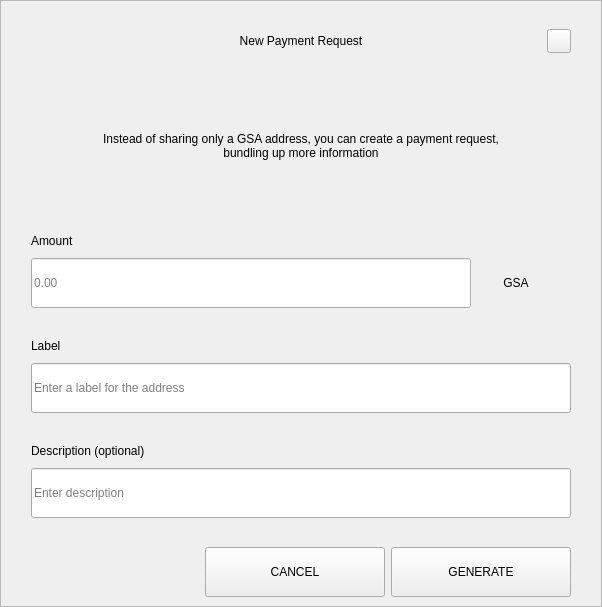
<?xml version="1.0" encoding="UTF-8"?>
<ui version="4.0">
 <class>RequestDialog</class>
 <widget class="QDialog" name="RequestDialog">
  <property name="geometry">
   <rect>
    <x>0</x>
    <y>0</y>
    <width>602</width>
    <height>607</height>
   </rect>
  </property>
  <property name="windowTitle">
   <string>Dialog</string>
  </property>
  <layout class="QVBoxLayout" name="verticalLayout_5">
   <property name="spacing">
    <number>0</number>
   </property>
   <property name="leftMargin">
    <number>0</number>
   </property>
   <property name="topMargin">
    <number>0</number>
   </property>
   <property name="rightMargin">
    <number>0</number>
   </property>
   <property name="bottomMargin">
    <number>0</number>
   </property>
   <item>
    <widget class="QFrame" name="frame">
     <property name="styleSheet">
      <string notr="true"/>
     </property>
     <property name="frameShape">
      <enum>QFrame::StyledPanel</enum>
     </property>
     <property name="frameShadow">
      <enum>QFrame::Raised</enum>
     </property>
     <layout class="QVBoxLayout" name="verticalLayout_4" stretch="1,0,0">
      <property name="spacing">
       <number>0</number>
      </property>
      <property name="leftMargin">
       <number>30</number>
      </property>
      <property name="topMargin">
       <number>20</number>
      </property>
      <property name="rightMargin">
       <number>30</number>
      </property>
      <property name="bottomMargin">
       <number>0</number>
      </property>
      <item>
       <layout class="QHBoxLayout" name="horizontalLayout_3">
        <property name="spacing">
         <number>0</number>
        </property>
        <item>
         <spacer name="horizontalSpacer_21">
          <property name="orientation">
           <enum>Qt::Horizontal</enum>
          </property>
          <property name="sizeHint" stdset="0">
           <size>
            <width>40</width>
            <height>20</height>
           </size>
          </property>
         </spacer>
        </item>
        <item>
         <widget class="QLabel" name="labelTitle">
          <property name="minimumSize">
           <size>
            <width>0</width>
            <height>40</height>
           </size>
          </property>
          <property name="maximumSize">
           <size>
            <width>16777215</width>
            <height>40</height>
           </size>
          </property>
          <property name="styleSheet">
           <string notr="true">padding-left:24px;</string>
          </property>
          <property name="text">
           <string>New Payment Request</string>
          </property>
          <property name="alignment">
           <set>Qt::AlignCenter</set>
          </property>
          <property name="margin">
           <number>7</number>
          </property>
         </widget>
        </item>
        <item>
         <spacer name="horizontalSpacer">
          <property name="orientation">
           <enum>Qt::Horizontal</enum>
          </property>
          <property name="sizeHint" stdset="0">
           <size>
            <width>40</width>
            <height>20</height>
           </size>
          </property>
         </spacer>
        </item>
        <item>
         <widget class="QPushButton" name="btnEsc">
          <property name="minimumSize">
           <size>
            <width>24</width>
            <height>24</height>
           </size>
          </property>
          <property name="maximumSize">
           <size>
            <width>24</width>
            <height>24</height>
           </size>
          </property>
          <property name="focusPolicy">
           <enum>Qt::NoFocus</enum>
          </property>
          <property name="text">
           <string/>
          </property>
         </widget>
        </item>
       </layout>
      </item>
      <item>
       <widget class="QStackedWidget" name="stack">
        <property name="minimumSize">
         <size>
          <width>540</width>
          <height>0</height>
         </size>
        </property>
        <property name="maximumSize">
         <size>
          <width>540</width>
          <height>16777215</height>
         </size>
        </property>
        <property name="currentIndex">
         <number>0</number>
        </property>
        <widget class="QWidget" name="page_1">
         <property name="minimumSize">
          <size>
           <width>540</width>
           <height>0</height>
          </size>
         </property>
         <property name="maximumSize">
          <size>
           <width>540</width>
           <height>16777215</height>
          </size>
         </property>
         <layout class="QVBoxLayout" name="layout1">
          <property name="spacing">
           <number>0</number>
          </property>
          <property name="leftMargin">
           <number>0</number>
          </property>
          <property name="topMargin">
           <number>0</number>
          </property>
          <property name="rightMargin">
           <number>0</number>
          </property>
          <property name="bottomMargin">
           <number>0</number>
          </property>
          <item>
           <spacer name="verticalSpacer_21">
            <property name="orientation">
             <enum>Qt::Vertical</enum>
            </property>
            <property name="sizeType">
             <enum>QSizePolicy::Fixed</enum>
            </property>
            <property name="sizeHint" stdset="0">
             <size>
              <width>20</width>
              <height>30</height>
             </size>
            </property>
           </spacer>
          </item>
          <item alignment="Qt::AlignHCenter">
           <widget class="QLabel" name="labelMessage">
            <property name="minimumSize">
             <size>
              <width>400</width>
              <height>50</height>
             </size>
            </property>
            <property name="text">
             <string>Instead of sharing only a GSA address, you can create a payment request, bundling up more information</string>
            </property>
            <property name="alignment">
             <set>Qt::AlignCenter</set>
            </property>
            <property name="wordWrap">
             <bool>true</bool>
            </property>
           </widget>
          </item>
          <item alignment="Qt::AlignBottom">
           <widget class="QWidget" name="containerAmount" native="true">
            <layout class="QVBoxLayout" name="verticalLayout">
             <property name="spacing">
              <number>9</number>
             </property>
             <property name="leftMargin">
              <number>0</number>
             </property>
             <property name="topMargin">
              <number>0</number>
             </property>
             <property name="rightMargin">
              <number>0</number>
             </property>
             <property name="bottomMargin">
              <number>0</number>
             </property>
             <item>
              <widget class="QLabel" name="labelSubtitleAmount">
               <property name="minimumSize">
                <size>
                 <width>350</width>
                 <height>16</height>
                </size>
               </property>
               <property name="maximumSize">
                <size>
                 <width>16777215</width>
                 <height>16</height>
                </size>
               </property>
               <property name="text">
                <string>Amount</string>
               </property>
              </widget>
             </item>
             <item alignment="Qt::AlignTop">
              <widget class="QWidget" name="layoutAmount" native="true">
               <layout class="QHBoxLayout" name="horizontalLayout" stretch="2,0">
                <property name="spacing">
                 <number>0</number>
                </property>
                <property name="leftMargin">
                 <number>0</number>
                </property>
                <property name="topMargin">
                 <number>0</number>
                </property>
                <property name="rightMargin">
                 <number>0</number>
                </property>
                <property name="bottomMargin">
                 <number>0</number>
                </property>
                <item>
                 <widget class="QLineEdit" name="lineEditAmount">
                  <property name="minimumSize">
                   <size>
                    <width>0</width>
                    <height>50</height>
                   </size>
                  </property>
                  <property name="maximumSize">
                   <size>
                    <width>16777215</width>
                    <height>50</height>
                   </size>
                  </property>
                  <property name="placeholderText">
                   <string notr="true">0.00</string>
                  </property>
                 </widget>
                </item>
                <item>
                 <widget class="QWidget" name="comboContainer" native="true">
                  <property name="minimumSize">
                   <size>
                    <width>100</width>
                    <height>50</height>
                   </size>
                  </property>
                  <property name="maximumSize">
                   <size>
                    <width>16777215</width>
                    <height>50</height>
                   </size>
                  </property>
                  <layout class="QHBoxLayout" name="horizontalLayout_31">
                   <property name="spacing">
                    <number>0</number>
                   </property>
                   <property name="leftMargin">
                    <number>0</number>
                   </property>
                   <property name="topMargin">
                    <number>0</number>
                   </property>
                   <property name="rightMargin">
                    <number>10</number>
                   </property>
                   <property name="bottomMargin">
                    <number>0</number>
                   </property>
                   <item>
                    <widget class="QLabel" name="comboBoxCoin">
                     <property name="text">
                      <string>GSA</string>
                     </property>
                     <property name="alignment">
                      <set>Qt::AlignCenter</set>
                     </property>
                    </widget>
                   </item>
                  </layout>
                 </widget>
                </item>
               </layout>
              </widget>
             </item>
            </layout>
           </widget>
          </item>
          <item>
           <spacer name="verticalSpacer_31">
            <property name="orientation">
             <enum>Qt::Vertical</enum>
            </property>
            <property name="sizeType">
             <enum>QSizePolicy::Fixed</enum>
            </property>
            <property name="sizeHint" stdset="0">
             <size>
              <width>20</width>
              <height>30</height>
             </size>
            </property>
           </spacer>
          </item>
          <item>
           <layout class="QVBoxLayout" name="verticalLayoutLabel">
            <property name="spacing">
             <number>9</number>
            </property>
            <item>
             <widget class="QLabel" name="labelSubtitleLabel">
              <property name="minimumSize">
               <size>
                <width>0</width>
                <height>16</height>
               </size>
              </property>
              <property name="maximumSize">
               <size>
                <width>16777215</width>
                <height>16</height>
               </size>
              </property>
              <property name="text">
               <string>Label</string>
              </property>
             </widget>
            </item>
            <item>
             <widget class="QLineEdit" name="lineEditLabel">
              <property name="minimumSize">
               <size>
                <width>0</width>
                <height>50</height>
               </size>
              </property>
              <property name="maximumSize">
               <size>
                <width>16777215</width>
                <height>50</height>
               </size>
              </property>
              <property name="placeholderText">
               <string>Enter a label for the address</string>
              </property>
             </widget>
            </item>
           </layout>
          </item>
          <item>
           <spacer name="verticalSpacer_34">
            <property name="orientation">
             <enum>Qt::Vertical</enum>
            </property>
            <property name="sizeType">
             <enum>QSizePolicy::Fixed</enum>
            </property>
            <property name="sizeHint" stdset="0">
             <size>
              <width>20</width>
              <height>30</height>
             </size>
            </property>
           </spacer>
          </item>
          <item>
           <layout class="QVBoxLayout" name="verticalLayoutDescription">
            <property name="spacing">
             <number>9</number>
            </property>
            <item>
             <widget class="QLabel" name="labelSubtitleDescription">
              <property name="minimumSize">
               <size>
                <width>0</width>
                <height>16</height>
               </size>
              </property>
              <property name="maximumSize">
               <size>
                <width>16777215</width>
                <height>16</height>
               </size>
              </property>
              <property name="text">
               <string>Description (optional)</string>
              </property>
             </widget>
            </item>
            <item>
             <widget class="QLineEdit" name="lineEditDescription">
              <property name="minimumSize">
               <size>
                <width>0</width>
                <height>50</height>
               </size>
              </property>
              <property name="maximumSize">
               <size>
                <width>16777215</width>
                <height>50</height>
               </size>
              </property>
              <property name="placeholderText">
               <string>Enter description</string>
              </property>
             </widget>
            </item>
            <item>
             <spacer name="verticalSpacer_4">
              <property name="orientation">
               <enum>Qt::Vertical</enum>
              </property>
              <property name="sizeType">
               <enum>QSizePolicy::Fixed</enum>
              </property>
              <property name="sizeHint" stdset="0">
               <size>
                <width>20</width>
                <height>20</height>
               </size>
              </property>
             </spacer>
            </item>
           </layout>
          </item>
         </layout>
        </widget>
        <widget class="QWidget" name="page_2">
         <layout class="QVBoxLayout" name="layout2">
          <item>
           <spacer name="verticalSpacer_5">
            <property name="orientation">
             <enum>Qt::Vertical</enum>
            </property>
            <property name="sizeType">
             <enum>QSizePolicy::Fixed</enum>
            </property>
            <property name="sizeHint" stdset="0">
             <size>
              <width>20</width>
              <height>50</height>
             </size>
            </property>
           </spacer>
          </item>
          <item alignment="Qt::AlignHCenter">
           <widget class="QLabel" name="labelQrImg">
            <property name="minimumSize">
             <size>
              <width>260</width>
              <height>260</height>
             </size>
            </property>
            <property name="maximumSize">
             <size>
              <width>260</width>
              <height>260</height>
             </size>
            </property>
            <property name="text">
             <string/>
            </property>
            <property name="alignment">
             <set>Qt::AlignCenter</set>
            </property>
           </widget>
          </item>
          <item>
           <spacer name="verticalSpacer_2">
            <property name="orientation">
             <enum>Qt::Vertical</enum>
            </property>
            <property name="sizeType">
             <enum>QSizePolicy::Fixed</enum>
            </property>
            <property name="sizeHint" stdset="0">
             <size>
              <width>20</width>
              <height>30</height>
             </size>
            </property>
           </spacer>
          </item>
          <item alignment="Qt::AlignHCenter">
           <widget class="QLabel" name="labelAddress">
            <property name="text">
             <string>D7VFR83SQbiezrW72hjcWJtcfip5krte2Z </string>
            </property>
           </widget>
          </item>
          <item>
           <spacer name="verticalSpacer_32">
            <property name="orientation">
             <enum>Qt::Vertical</enum>
            </property>
            <property name="sizeType">
             <enum>QSizePolicy::Expanding</enum>
            </property>
            <property name="sizeHint" stdset="0">
             <size>
              <width>20</width>
              <height>20</height>
             </size>
            </property>
           </spacer>
          </item>
          <item>
           <layout class="QHBoxLayout" name="horizontal">
            <property name="leftMargin">
             <number>20</number>
            </property>
            <property name="rightMargin">
             <number>20</number>
            </property>
            <property name="bottomMargin">
             <number>20</number>
            </property>
            <item>
             <spacer name="horizontalSpacer_4">
              <property name="orientation">
               <enum>Qt::Horizontal</enum>
              </property>
              <property name="sizeHint" stdset="0">
               <size>
                <width>40</width>
                <height>20</height>
               </size>
              </property>
             </spacer>
            </item>
            <item>
             <widget class="QPushButton" name="btnCopyAddress">
              <property name="minimumSize">
               <size>
                <width>180</width>
                <height>50</height>
               </size>
              </property>
              <property name="text">
               <string>COPY ADDRESS</string>
              </property>
             </widget>
            </item>
            <item>
             <widget class="QPushButton" name="btnCopyUrl">
              <property name="minimumSize">
               <size>
                <width>180</width>
                <height>50</height>
               </size>
              </property>
              <property name="text">
               <string>COPY URL</string>
              </property>
             </widget>
            </item>
            <item>
             <spacer name="horizontalSpacer_2">
              <property name="orientation">
               <enum>Qt::Horizontal</enum>
              </property>
              <property name="sizeHint" stdset="0">
               <size>
                <width>40</width>
                <height>20</height>
               </size>
              </property>
             </spacer>
            </item>
           </layout>
          </item>
         </layout>
        </widget>
       </widget>
      </item>
      <item>
       <widget class="QWidget" name="buttonsStack" native="true">
        <layout class="QHBoxLayout" name="horizontalLayout_5">
         <property name="leftMargin">
          <number>20</number>
         </property>
         <property name="rightMargin">
          <number>0</number>
         </property>
         <item>
          <spacer name="horizontalSpacer_41">
           <property name="orientation">
            <enum>Qt::Horizontal</enum>
           </property>
           <property name="sizeHint" stdset="0">
            <size>
             <width>40</width>
             <height>20</height>
            </size>
           </property>
          </spacer>
         </item>
         <item>
          <widget class="QPushButton" name="btnCancel">
           <property name="minimumSize">
            <size>
             <width>180</width>
             <height>50</height>
            </size>
           </property>
           <property name="focusPolicy">
            <enum>Qt::NoFocus</enum>
           </property>
           <property name="text">
            <string>CANCEL</string>
           </property>
          </widget>
         </item>
         <item>
          <widget class="QPushButton" name="btnSave">
           <property name="minimumSize">
            <size>
             <width>180</width>
             <height>50</height>
            </size>
           </property>
           <property name="focusPolicy">
            <enum>Qt::NoFocus</enum>
           </property>
           <property name="text">
            <string>GENERATE</string>
           </property>
          </widget>
         </item>
        </layout>
       </widget>
      </item>
     </layout>
    </widget>
   </item>
  </layout>
 </widget>
 <resources/>
 <connections/>
</ui>
